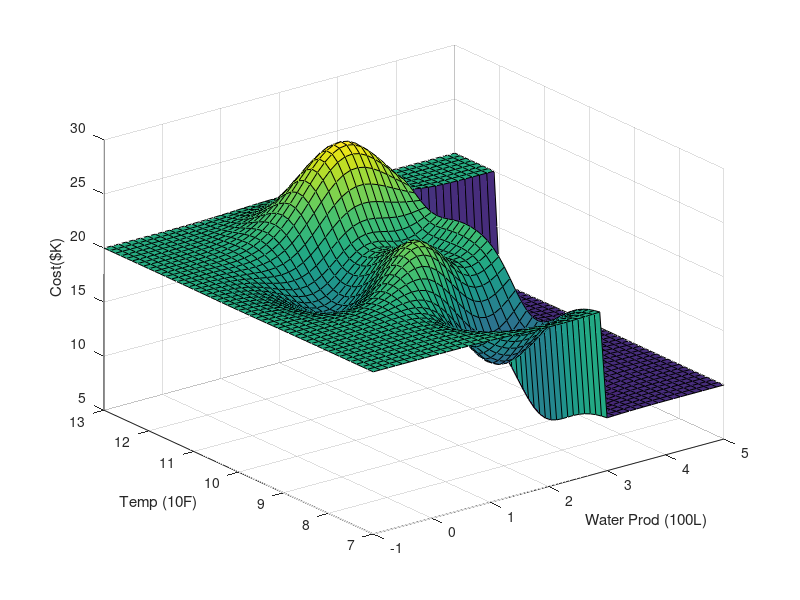

MATLAB code for this plot:
a=axes;
[x,y,z]=peaks;


x=x+2;
y=y+10;
z=z+10;

for i=[1:49]
    for j=[1:49]
if x(i,j)<3
    z(i,j)=z(i,j)+10;
end
if y(i,j)>12 
    if x(i,j)>3
    z(i,j) = z(i,j)+10;
    end
end
    end
end

surf(x,y,z);
xlabel('Water Prod (100L)');ylabel('Temp (10F)');zlabel('Cost($K)')
